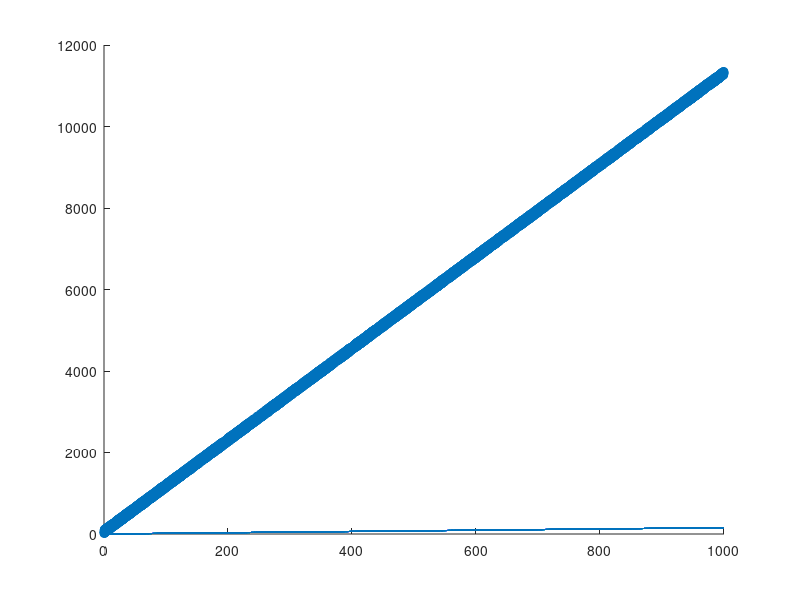
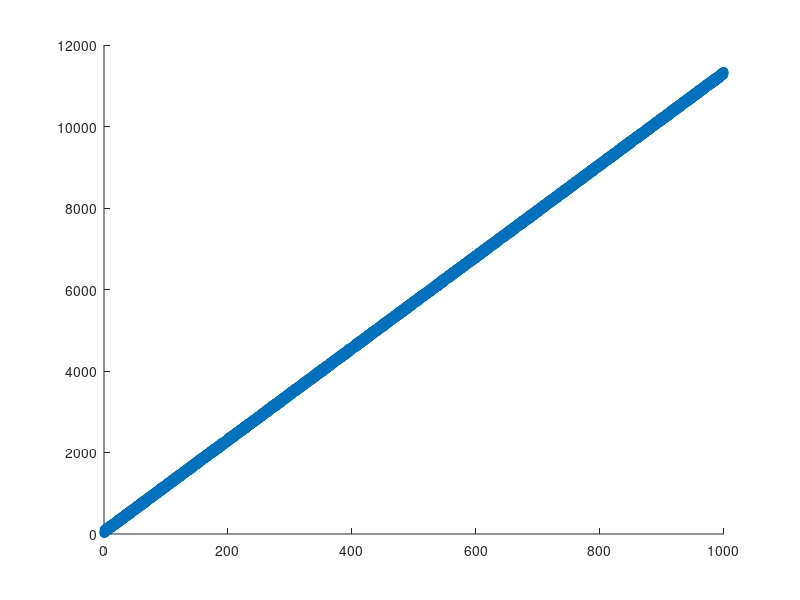

Write the MATLAB code that produced these figures, in order. (Note: a time limit stopped this script after it produced the figures.)
###########################  Part-1
L=load("train.csv");
X_train=L(:,1);
Y_train=L(:,2);
n_train=size(X_train)(1,1);
X_train=[ones(n_train,1),X_train];

############################# Part-2

w=rand(2,1);

############################## Part-3

scatter(X_train(:,2),Y_train);
hold on;
plot(X_train(:,2),X_train*w);
#pause
print -dpdf "part_3.pdf";

#############################  Part-4

w_direct=inv((X_train')*X_train)*(X_train')*Y_train
hold off;
scatter(X_train(:,2),Y_train)
hold on;
plot(X_train(:,2),X_train*w_direct)
#pause
print -dpdf "part_4.pdf";

############################# Part-5
N=2;
eta=0.00000001;

hold off;

for(i=1:N),
  for(j=1:n_train),
    u=(X_train(j,:))';
    w=w-eta*(w'*u-Y_train(j,:))*u;
    if(mod(j,100)==0),
      hold on;
      plot(X_train(:,2),X_train*w);
    end,
  end,
end,

#pause
print -dpdf "part_5.pdf";
######################## Part-6
w
hold off;
scatter(X_train(:,2),Y_train);
hold on;
plot(X_train(:,2),X_train*w);
#pause
print -dpdf "part_6.pdf";


#########################  Part-7

M=load("test.csv");
X_test=M(:,1);
Y_test=M(:,2);
n_test=size(X_test)(1,1);
X_test=[ones(n_test,1),X_test];

y_pred1=X_test*w;
y_pred2=X_test*w_direct;


rms_err1=sqrt(mean((y_pred1-Y_test).^2))
rms_err2=sqrt(mean((y_pred2-Y_test).^2))


######################################
